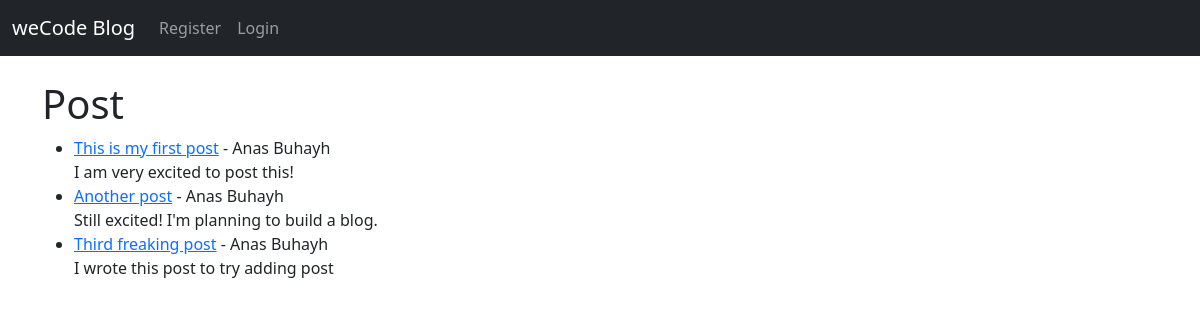
/, run on an earlier commit of the app's database.
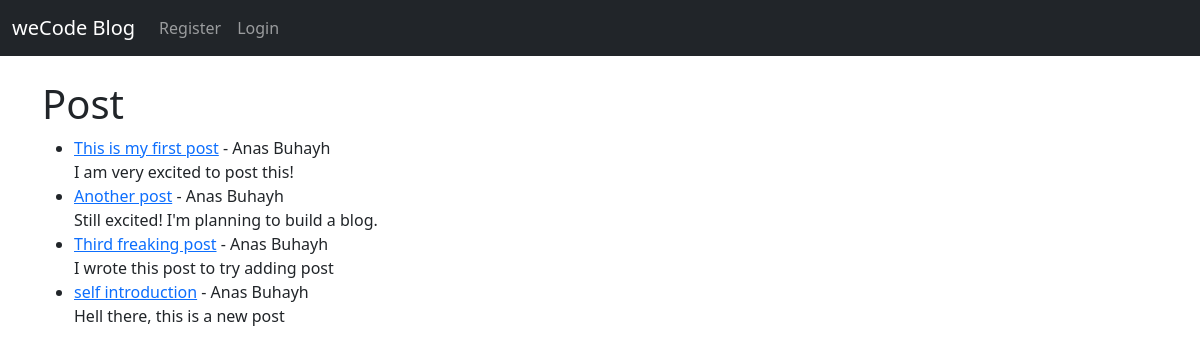
And on a later commit of the database.
### weCodeBlog/models.py (models this page shows, shortened)
class Post(models.Model):
    title = models.CharField(max_length=255)
    title_tag = models.CharField(max_length=255)
    author = models.ForeignKey(User, on_delete=models.CASCADE)
    body = models.TextField()
    post_date = models.DateField(auto_now_add=True)
    update_date = models.DateField(auto_now_add=True)
    category = models.CharField(max_length=255, default='web developing')

### weCodeBlog/views.py (the view)
# urls.py: path('', HomeView.as_view(), name='home'),
class HomeView(ListView):
    model = Post
    template_name = 'home.html'
    ordering = ['-post_date']

### weCodeBlog/templates/home.html (shortened to what this page needs)
{% extends 'base.html' %}
{% block content %}
<h1>Post</h1>
<ul>
{% for post in object_list %}
    <li>
        <a href="{% url 'post-detail' post.pk %}">{{ post.title }}</a>
        - {{ post.author.first_name }} {{ post.author.last_name }}
    <br>
        {{ post.body|slice:":200" }}
    </li>
{% endfor %}
</ul>
{% endblock %}

### weCodeBlog/templates/base.html (shortened to what this page needs)
<!doctype html>
<html lang="en">
<head>
    <link href="https://cdn.jsdelivr.net/npm/bootstrap@5.0.2/dist/css/bootstrap.min.css" rel="stylesheet"
>
</head>
<body>
    <div>
        <nav class="navbar navbar-expand-lg navbar-dark bg-dark">
            <div class="container-fluid">
              <a class="navbar-brand" href="{% url 'home' %}">weCode Blog</a>
              <div class="collapse navbar-collapse" id="navbarSupportedContent">
                <ul class="navbar-nav me-auto mb-2 mb-lg-0">
                  {% if user.is_authenticated %}
                  <li class="nav-item">
                    <a class="nav-link" href="{% url 'add-post' %}">Add Post</a>
                  </li>
                  <li class="nav-item">
                    <a class="nav-link" href="{% url 'add-category' %}">Add Category</a>
                  </li>
                  <li class="nav-item">
                    <a class="nav-link" href="{% url 'logout' %}">Logout</a>
                  </li>
                  {% else %}
                  <li class="nav-item">
                    <a class="nav-link" href="{% url 'register' %}">Register</a>
                  </li>
                  <li class="nav-item">
                    <a class="nav-link" href="{% url 'login' %}">Login</a>
                  </li>
                  {% endif %}
                </ul>
              </div>
            </div>
          </nav>
    </div>
    <br>
    <div class="container">
        {% block content %}
        {% endblock %}
    </div>
</body>
</html>

What changed in the data, as far as the page shows it:
added Post: title "self introduction", author.first_name "Anas", author.last_name "Buhayh", body "Hell there, this is a new post"
